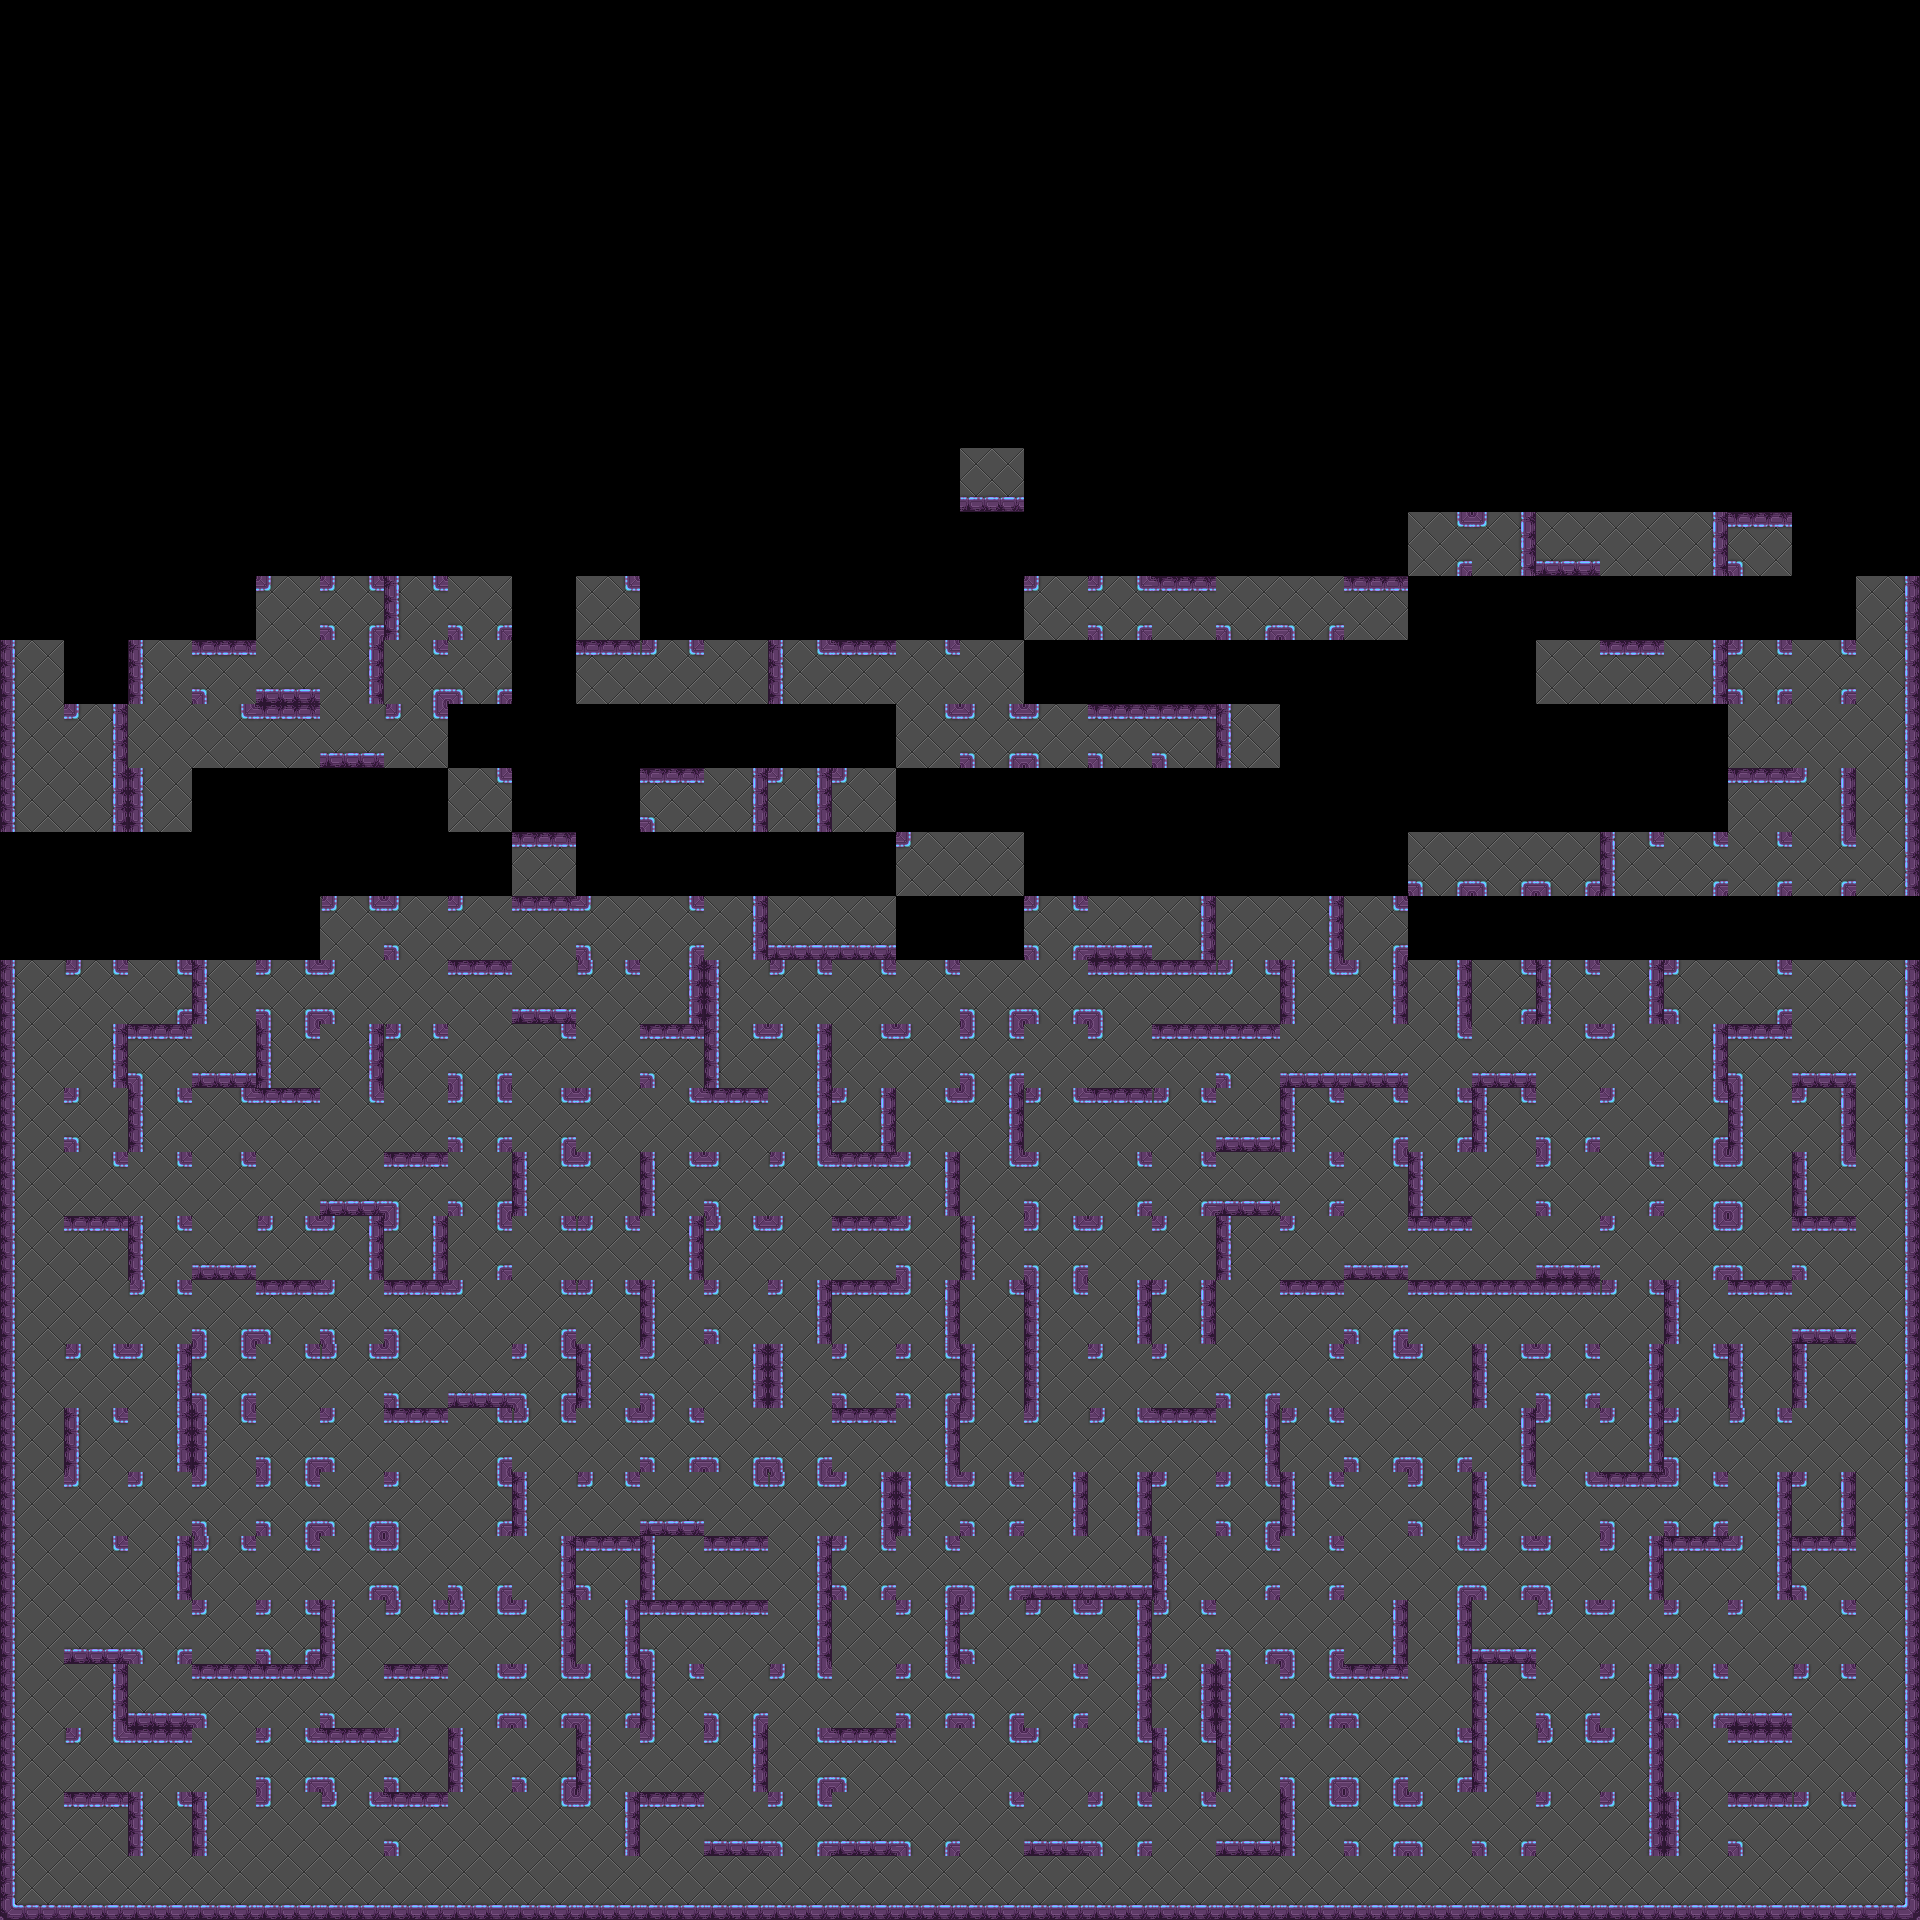

This is a level from a 2D game, rendered from its Tiled map with the project's own tilesets. A one-line summary and the complete map file follow:
An orthogonal 30x30 tile map with 64x64 px tiles, 1 tile layer (Tile Layer 1).

<map version="1.0" orientation="orthogonal" renderorder="right-down" width="30" height="30" tilewidth="64" tileheight="64" nextobjectid="6">
 <tileset firstgid="1" name="tiles" tilewidth="64" tileheight="64" tilecount="40" columns="0">
  <tile id="0">
   <image width="64" height="64" source="../source_images/tiles/tile_280.png" />
  </tile>
  <tile id="1">
   <image width="64" height="64" source="../source_images/tiles/tile_281.png" />
  </tile>
  <tile id="2">
   <image width="64" height="64" source="../source_images/tiles/tile_282.png" />
  </tile>
  <tile id="3">
   <image width="64" height="64" source="../source_images/tiles/tile_283.png" />
  </tile>
  <tile id="4">
   <image width="64" height="64" source="../source_images/tiles/tile_284.png" />
  </tile>
  <tile id="5">
   <image width="64" height="64" source="../source_images/tiles/tile_285.png" />
  </tile>
  <tile id="6">
   <image width="64" height="64" source="../source_images/tiles/tile_286.png" />
  </tile>
  <tile id="7">
   <image width="64" height="64" source="../source_images/tiles/tile_287.png" />
  </tile>
  <tile id="8">
   <image width="64" height="64" source="../source_images/tiles/tile_288.png" />
  </tile>
  <tile id="9">
   <image width="64" height="64" source="../source_images/tiles/tile_307.png" />
  </tile>
  <tile id="10">
   <image width="64" height="64" source="../source_images/tiles/tile_308.png" />
  </tile>
  <tile id="11">
   <image width="64" height="64" source="../source_images/tiles/tile_309.png" />
  </tile>
  <tile id="12">
   <image width="64" height="64" source="../source_images/tiles/tile_310.png" />
  </tile>
  <tile id="13">
   <image width="64" height="64" source="../source_images/tiles/tile_311.png" />
  </tile>
  <tile id="14">
   <image width="64" height="64" source="../source_images/tiles/tile_312.png" />
  </tile>
  <tile id="15">
   <image width="64" height="64" source="../source_images/tiles/tile_313.png" />
  </tile>
  <tile id="16">
   <image width="64" height="64" source="../source_images/tiles/tile_314.png" />
  </tile>
  <tile id="17">
   <image width="64" height="64" source="../source_images/tiles/tile_315.png" />
  </tile>
  <tile id="18">
   <image width="64" height="64" source="../source_images/tiles/tile_334.png" />
  </tile>
  <tile id="19">
   <image width="64" height="64" source="../source_images/tiles/tile_335.png" />
  </tile>
  <tile id="20">
   <image width="64" height="64" source="../source_images/tiles/tile_336.png" />
  </tile>
  <tile id="21">
   <image width="64" height="64" source="../source_images/tiles/tile_337.png" />
  </tile>
  <tile id="22">
   <image width="64" height="64" source="../source_images/tiles/tile_338.png" />
  </tile>
  <tile id="23">
   <image width="64" height="64" source="../source_images/tiles/tile_339.png" />
  </tile>
  <tile id="24">
   <image width="64" height="64" source="../source_images/tiles/tile_340.png" />
  </tile>
  <tile id="25">
   <image width="64" height="64" source="../source_images/tiles/tile_341.png" />
  </tile>
  <tile id="26">
   <image width="64" height="64" source="../source_images/tiles/tile_361.png" />
  </tile>
  <tile id="27">
   <image width="64" height="64" source="../source_images/tiles/tile_362.png" />
  </tile>
  <tile id="28">
   <image width="64" height="64" source="../source_images/tiles/tile_363.png" />
  </tile>
  <tile id="29">
   <image width="64" height="64" source="../source_images/tiles/tile_364.png" />
  </tile>
  <tile id="30">
   <image width="64" height="64" source="../source_images/tiles/tile_365.png" />
  </tile>
  <tile id="31">
   <image width="64" height="64" source="../source_images/tiles/tile_366.png" />
  </tile>
  <tile id="32">
   <image width="64" height="64" source="../source_images/tiles/tile_390.png" />
  </tile>
  <tile id="33">
   <image width="64" height="64" source="../source_images/tiles/tile_391.png" />
  </tile>
  <tile id="34">
   <image width="64" height="64" source="../source_images/tiles/tile_392.png" />
  </tile>
  <tile id="35">
   <image width="64" height="64" source="../source_images/tiles/tile_393.png" />
  </tile>
  <tile id="36">
   <image width="64" height="64" source="../source_images/tiles/tile_417.png" />
  </tile>
  <tile id="37">
   <image width="64" height="64" source="../source_images/tiles/tile_418.png" />
  </tile>
  <tile id="38">
   <image width="64" height="64" source="../source_images/tiles/tile_419.png" />
  </tile>
  <tile id="39">
   <image width="64" height="64" source="../source_images/tiles/tile_420.png" />
  </tile>
 </tileset>
 <layer name="Tile Layer 1" width="30" height="30">
  <data encoding="csv">
0,0,0,0,0,0,0,0,0,0,0,0,0,0,0,0,0,0,0,0,0,0,0,0,0,0,0,0,0,0,
0,0,0,0,0,0,0,0,0,0,0,0,0,0,0,0,0,0,0,0,0,0,0,0,0,0,0,0,0,0,
0,0,0,0,0,0,0,0,0,0,0,0,0,0,0,0,0,0,0,0,0,0,0,0,0,0,0,0,0,0,
0,0,0,0,0,0,0,0,0,0,0,0,0,0,0,0,0,0,0,0,0,0,0,0,0,0,0,0,0,0,
0,0,0,0,0,0,0,0,0,0,0,0,0,0,0,0,0,0,0,0,0,0,0,0,0,0,0,0,0,0,
0,0,0,0,0,0,0,0,0,0,0,0,0,0,0,0,0,0,0,0,0,0,0,0,0,0,0,0,0,0,
0,0,0,0,0,0,0,0,0,0,0,0,0,0,0,0,0,0,0,0,0,0,0,0,0,0,0,0,0,0,
0,0,0,0,0,0,0,0,0,0,0,0,0,0,0,32,0,0,0,0,0,0,0,0,0,0,0,0,0,0,
0,0,0,0,0,0,0,0,0,0,0,0,0,0,0,0,0,0,0,0,0,0,29,34,32,25,24,35,0,0,
0,0,0,0,28,26,33,21,0,27,0,0,0,0,0,0,28,26,31,21,21,31,0,0,0,0,0,0,0,24,
23,0,23,35,32,24,29,21,0,31,22,25,33,31,27,25,0,0,0,0,0,0,0,0,25,31,24,26,29,24,
23,34,25,27,31,32,22,0,0,0,0,0,0,0,27,26,30,35,35,23,0,0,0,0,0,0,0,25,25,24,
23,24,23,0,0,0,0,27,0,0,35,24,34,28,0,0,0,0,0,0,0,0,0,0,0,0,0,31,34,24,
0,0,0,0,0,0,0,0,31,0,0,0,0,0,28,25,0,0,0,0,0,0,21,21,21,33,29,29,29,24,
0,0,0,0,0,22,30,28,31,30,29,24,32,32,0,0,26,32,24,25,24,29,0,0,0,0,0,0,0,0,
23,22,29,23,26,30,25,31,32,22,24,23,22,27,27,21,21,35,31,22,33,34,24,29,33,24,30,29,25,24,
23,24,35,32,33,24,22,21,27,25,35,33,34,27,28,26,25,28,31,35,32,32,27,32,27,28,24,35,32,24,
23,30,33,27,31,27,25,26,29,28,27,31,24,34,27,34,22,31,22,32,33,29,29,33,21,28,29,23,34,24,
23,27,27,27,25,32,35,21,33,28,33,30,22,31,34,27,30,29,29,32,29,27,23,25,30,29,29,30,33,24,
23,31,33,32,22,34,34,29,27,22,24,22,28,31,30,23,26,28,28,23,28,32,31,25,32,28,29,30,35,24,
23,25,22,21,35,30,35,28,29,22,23,30,34,31,34,27,33,24,34,25,31,21,31,31,31,22,23,31,32,24,
23,22,34,26,27,22,30,32,26,23,30,24,23,30,26,23,23,28,28,21,27,27,28,33,26,24,27,23,23,24,
23,33,24,33,21,30,31,29,22,27,26,21,21,31,24,28,28,22,31,24,22,21,21,24,28,34,30,22,25,24,
23,28,28,30,26,21,30,29,23,22,32,27,22,34,33,26,24,24,28,26,33,25,30,33,27,35,26,24,34,24,
23,27,24,22,27,29,30,21,24,35,23,31,24,26,29,21,32,32,23,29,29,25,29,26,30,34,31,34,35,24,
23,32,21,28,26,23,22,22,34,24,35,31,24,25,34,30,22,34,22,21,21,24,24,32,22,28,28,28,27,24,
23,24,32,35,31,30,31,29,26,26,33,21,22,25,26,21,29,24,34,23,26,35,25,33,21,34,26,32,22,24,
23,22,31,25,26,35,30,23,21,23,28,34,29,35,25,27,28,27,33,23,21,21,29,23,22,34,25,31,25,24,
23,31,33,23,28,22,35,25,27,34,31,32,26,32,21,27,32,26,27,32,33,26,30,21,28,34,23,35,22,24,
17,32,32,32,32,32,32,32,32,32,32,32,32,32,32,32,32,32,32,32,32,32,32,32,32,32,32,32,32,18
</data>
 </layer>
</map>
